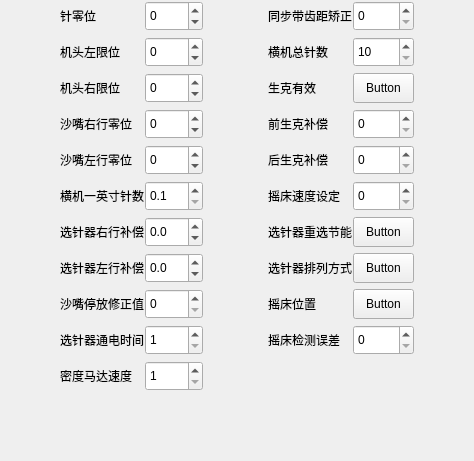
<?xml version="1.0" encoding="UTF-8"?>
<ui version="4.0">
 <class>FormXtcs</class>
 <widget class="QWidget" name="FormXtcs">
  <property name="geometry">
   <rect>
    <x>0</x>
    <y>0</y>
    <width>474</width>
    <height>461</height>
   </rect>
  </property>
  <property name="windowTitle">
   <string>Form</string>
  </property>
  <layout class="QHBoxLayout" name="horizontalLayout">
   <property name="spacing">
    <number>6</number>
   </property>
   <property name="margin">
    <number>1</number>
   </property>
   <item>
    <spacer name="horizontalSpacer_3">
     <property name="orientation">
      <enum>Qt::Horizontal</enum>
     </property>
     <property name="sizeHint" stdset="0">
      <size>
       <width>40</width>
       <height>20</height>
      </size>
     </property>
    </spacer>
   </item>
   <item>
    <layout class="QGridLayout" name="gridLayout">
     <property name="horizontalSpacing">
      <number>1</number>
     </property>
     <item row="0" column="1">
      <widget class="QLabel" name="label_10">
       <property name="sizePolicy">
        <sizepolicy hsizetype="Maximum" vsizetype="Preferred">
         <horstretch>0</horstretch>
         <verstretch>0</verstretch>
        </sizepolicy>
       </property>
       <property name="text">
        <string>针零位</string>
       </property>
      </widget>
     </item>
     <item row="1" column="1">
      <widget class="QLabel" name="label_14">
       <property name="sizePolicy">
        <sizepolicy hsizetype="Maximum" vsizetype="Preferred">
         <horstretch>0</horstretch>
         <verstretch>0</verstretch>
        </sizepolicy>
       </property>
       <property name="text">
        <string>机头左限位</string>
       </property>
      </widget>
     </item>
     <item row="2" column="1">
      <widget class="QLabel" name="label_31">
       <property name="sizePolicy">
        <sizepolicy hsizetype="Maximum" vsizetype="Preferred">
         <horstretch>0</horstretch>
         <verstretch>0</verstretch>
        </sizepolicy>
       </property>
       <property name="text">
        <string>机头右限位</string>
       </property>
      </widget>
     </item>
     <item row="3" column="1">
      <widget class="QLabel" name="label_28">
       <property name="sizePolicy">
        <sizepolicy hsizetype="Maximum" vsizetype="Preferred">
         <horstretch>0</horstretch>
         <verstretch>0</verstretch>
        </sizepolicy>
       </property>
       <property name="text">
        <string>沙嘴右行零位</string>
       </property>
      </widget>
     </item>
     <item row="4" column="1">
      <widget class="QLabel" name="label_9">
       <property name="sizePolicy">
        <sizepolicy hsizetype="Maximum" vsizetype="Preferred">
         <horstretch>0</horstretch>
         <verstretch>0</verstretch>
        </sizepolicy>
       </property>
       <property name="text">
        <string>沙嘴左行零位</string>
       </property>
      </widget>
     </item>
     <item row="5" column="1">
      <widget class="QLabel" name="label_7">
       <property name="sizePolicy">
        <sizepolicy hsizetype="Maximum" vsizetype="Preferred">
         <horstretch>0</horstretch>
         <verstretch>0</verstretch>
        </sizepolicy>
       </property>
       <property name="text">
        <string>横机一英寸针数</string>
       </property>
      </widget>
     </item>
     <item row="6" column="1">
      <widget class="QLabel" name="label">
       <property name="sizePolicy">
        <sizepolicy hsizetype="Maximum" vsizetype="Preferred">
         <horstretch>0</horstretch>
         <verstretch>0</verstretch>
        </sizepolicy>
       </property>
       <property name="text">
        <string>选针器右行补偿</string>
       </property>
      </widget>
     </item>
     <item row="7" column="1">
      <widget class="QLabel" name="label_4">
       <property name="sizePolicy">
        <sizepolicy hsizetype="Maximum" vsizetype="Preferred">
         <horstretch>0</horstretch>
         <verstretch>0</verstretch>
        </sizepolicy>
       </property>
       <property name="text">
        <string>选针器左行补偿</string>
       </property>
      </widget>
     </item>
     <item row="8" column="1">
      <widget class="QLabel" name="label_3">
       <property name="sizePolicy">
        <sizepolicy hsizetype="Maximum" vsizetype="Preferred">
         <horstretch>0</horstretch>
         <verstretch>0</verstretch>
        </sizepolicy>
       </property>
       <property name="text">
        <string>沙嘴停放修正值</string>
       </property>
      </widget>
     </item>
     <item row="11" column="1">
      <spacer name="verticalSpacer">
       <property name="orientation">
        <enum>Qt::Vertical</enum>
       </property>
       <property name="sizeHint" stdset="0">
        <size>
         <width>20</width>
         <height>40</height>
        </size>
       </property>
      </spacer>
     </item>
     <item row="0" column="2">
      <widget class="QSpinBox" name="_01_spinBox">
       <property name="minimumSize">
        <size>
         <width>0</width>
         <height>30</height>
        </size>
       </property>
       <property name="minimum">
        <number>-2000</number>
       </property>
       <property name="maximum">
        <number>2000</number>
       </property>
       <property name="singleStep">
        <number>10</number>
       </property>
       <property name="index" stdset="0">
        <UInt>0</UInt>
       </property>
      </widget>
     </item>
     <item row="1" column="2">
      <widget class="QSpinBox" name="_02_spinBox">
       <property name="minimumSize">
        <size>
         <width>0</width>
         <height>30</height>
        </size>
       </property>
       <property name="minimum">
        <number>-2000</number>
       </property>
       <property name="maximum">
        <number>2000</number>
       </property>
       <property name="singleStep">
        <number>10</number>
       </property>
       <property name="index" stdset="0">
        <UInt>1</UInt>
       </property>
      </widget>
     </item>
     <item row="2" column="2">
      <widget class="QSpinBox" name="_03_spinBox">
       <property name="minimumSize">
        <size>
         <width>0</width>
         <height>30</height>
        </size>
       </property>
       <property name="minimum">
        <number>-2000</number>
       </property>
       <property name="maximum">
        <number>2000</number>
       </property>
       <property name="singleStep">
        <number>10</number>
       </property>
       <property name="index" stdset="0">
        <UInt>2</UInt>
       </property>
      </widget>
     </item>
     <item row="3" column="2">
      <widget class="QSpinBox" name="_04_spinBox">
       <property name="minimumSize">
        <size>
         <width>0</width>
         <height>30</height>
        </size>
       </property>
       <property name="minimum">
        <number>-2000</number>
       </property>
       <property name="maximum">
        <number>2000</number>
       </property>
       <property name="singleStep">
        <number>10</number>
       </property>
       <property name="index" stdset="0">
        <UInt>3</UInt>
       </property>
      </widget>
     </item>
     <item row="4" column="2">
      <widget class="QSpinBox" name="_05_spinBox">
       <property name="minimumSize">
        <size>
         <width>0</width>
         <height>30</height>
        </size>
       </property>
       <property name="minimum">
        <number>-2000</number>
       </property>
       <property name="maximum">
        <number>2000</number>
       </property>
       <property name="singleStep">
        <number>10</number>
       </property>
       <property name="index" stdset="0">
        <UInt>4</UInt>
       </property>
      </widget>
     </item>
     <item row="8" column="2">
      <widget class="QSpinBox" name="_09_spinBox">
       <property name="minimumSize">
        <size>
         <width>0</width>
         <height>30</height>
        </size>
       </property>
       <property name="maximum">
        <number>19</number>
       </property>
       <property name="index" stdset="0">
        <UInt>8</UInt>
       </property>
      </widget>
     </item>
     <item row="9" column="1">
      <widget class="QLabel" name="label_5">
       <property name="sizePolicy">
        <sizepolicy hsizetype="Maximum" vsizetype="Preferred">
         <horstretch>0</horstretch>
         <verstretch>0</verstretch>
        </sizepolicy>
       </property>
       <property name="text">
        <string>选针器通电时间</string>
       </property>
      </widget>
     </item>
     <item row="10" column="1">
      <widget class="QLabel" name="label_26">
       <property name="sizePolicy">
        <sizepolicy hsizetype="Maximum" vsizetype="Preferred">
         <horstretch>0</horstretch>
         <verstretch>0</verstretch>
        </sizepolicy>
       </property>
       <property name="text">
        <string>密度马达速度</string>
       </property>
      </widget>
     </item>
     <item row="10" column="2">
      <widget class="QSpinBox" name="_11_spinBox">
       <property name="minimumSize">
        <size>
         <width>0</width>
         <height>30</height>
        </size>
       </property>
       <property name="minimum">
        <number>1</number>
       </property>
       <property name="maximum">
        <number>10</number>
       </property>
       <property name="index" stdset="0">
        <UInt>10</UInt>
       </property>
      </widget>
     </item>
     <item row="9" column="2">
      <widget class="QSpinBox" name="_10_spinBox">
       <property name="minimumSize">
        <size>
         <width>0</width>
         <height>30</height>
        </size>
       </property>
       <property name="minimum">
        <number>1</number>
       </property>
       <property name="maximum">
        <number>5</number>
       </property>
       <property name="index" stdset="0">
        <UInt>9</UInt>
       </property>
      </widget>
     </item>
     <item row="5" column="2">
      <widget class="QDoubleSpinBox" name="_06_doubleSpinBox">
       <property name="minimumSize">
        <size>
         <width>0</width>
         <height>30</height>
        </size>
       </property>
       <property name="decimals">
        <number>1</number>
       </property>
       <property name="minimum">
        <double>0.100000000000000</double>
       </property>
       <property name="maximum">
        <double>16.000000000000000</double>
       </property>
       <property name="singleStep">
        <double>0.100000000000000</double>
       </property>
       <property name="index" stdset="0">
        <UInt>5</UInt>
       </property>
      </widget>
     </item>
     <item row="6" column="2">
      <widget class="QDoubleSpinBox" name="_07_doubleSpinBox">
       <property name="minimumSize">
        <size>
         <width>0</width>
         <height>30</height>
        </size>
       </property>
       <property name="decimals">
        <number>1</number>
       </property>
       <property name="minimum">
        <double>-7.900000000000000</double>
       </property>
       <property name="maximum">
        <double>7.900000000000000</double>
       </property>
       <property name="singleStep">
        <double>0.100000000000000</double>
       </property>
       <property name="index" stdset="0">
        <UInt>6</UInt>
       </property>
      </widget>
     </item>
     <item row="7" column="2">
      <widget class="QDoubleSpinBox" name="_08_doubleSpinBox">
       <property name="minimumSize">
        <size>
         <width>0</width>
         <height>30</height>
        </size>
       </property>
       <property name="decimals">
        <number>1</number>
       </property>
       <property name="minimum">
        <double>-7.900000000000000</double>
       </property>
       <property name="maximum">
        <double>7.900000000000000</double>
       </property>
       <property name="singleStep">
        <double>0.100000000000000</double>
       </property>
       <property name="index" stdset="0">
        <UInt>7</UInt>
       </property>
      </widget>
     </item>
    </layout>
   </item>
   <item>
    <spacer name="horizontalSpacer_2">
     <property name="orientation">
      <enum>Qt::Horizontal</enum>
     </property>
     <property name="sizeHint" stdset="0">
      <size>
       <width>40</width>
       <height>20</height>
      </size>
     </property>
    </spacer>
   </item>
   <item>
    <layout class="QGridLayout" name="gridLayout_2">
     <property name="horizontalSpacing">
      <number>1</number>
     </property>
     <item row="2" column="0">
      <widget class="QLabel" name="label_2">
       <property name="sizePolicy">
        <sizepolicy hsizetype="Maximum" vsizetype="Preferred">
         <horstretch>0</horstretch>
         <verstretch>0</verstretch>
        </sizepolicy>
       </property>
       <property name="text">
        <string>同步带齿距矫正</string>
       </property>
      </widget>
     </item>
     <item row="3" column="0">
      <widget class="QLabel" name="label_8">
       <property name="sizePolicy">
        <sizepolicy hsizetype="Maximum" vsizetype="Preferred">
         <horstretch>0</horstretch>
         <verstretch>0</verstretch>
        </sizepolicy>
       </property>
       <property name="text">
        <string>横机总针数</string>
       </property>
      </widget>
     </item>
     <item row="4" column="0">
      <widget class="QLabel" name="label_22">
       <property name="sizePolicy">
        <sizepolicy hsizetype="Maximum" vsizetype="Preferred">
         <horstretch>0</horstretch>
         <verstretch>0</verstretch>
        </sizepolicy>
       </property>
       <property name="text">
        <string>生克有效</string>
       </property>
      </widget>
     </item>
     <item row="4" column="1">
      <widget class="QPushButton" name="_14_pushButton">
       <property name="sizePolicy">
        <sizepolicy hsizetype="Ignored" vsizetype="Fixed">
         <horstretch>0</horstretch>
         <verstretch>0</verstretch>
        </sizepolicy>
       </property>
       <property name="minimumSize">
        <size>
         <width>0</width>
         <height>30</height>
        </size>
       </property>
       <property name="text">
        <string>Button</string>
       </property>
       <property name="checkable">
        <bool>true</bool>
       </property>
       <property name="index" stdset="0">
        <UInt>13</UInt>
       </property>
      </widget>
     </item>
     <item row="5" column="0">
      <widget class="QLabel" name="label_21">
       <property name="sizePolicy">
        <sizepolicy hsizetype="Maximum" vsizetype="Preferred">
         <horstretch>0</horstretch>
         <verstretch>0</verstretch>
        </sizepolicy>
       </property>
       <property name="text">
        <string>前生克补偿</string>
       </property>
      </widget>
     </item>
     <item row="6" column="0">
      <widget class="QLabel" name="label_19">
       <property name="sizePolicy">
        <sizepolicy hsizetype="Maximum" vsizetype="Preferred">
         <horstretch>0</horstretch>
         <verstretch>0</verstretch>
        </sizepolicy>
       </property>
       <property name="text">
        <string>后生克补偿</string>
       </property>
      </widget>
     </item>
     <item row="7" column="0">
      <widget class="QLabel" name="label_24">
       <property name="sizePolicy">
        <sizepolicy hsizetype="Maximum" vsizetype="Preferred">
         <horstretch>0</horstretch>
         <verstretch>0</verstretch>
        </sizepolicy>
       </property>
       <property name="text">
        <string>摇床速度设定</string>
       </property>
      </widget>
     </item>
     <item row="8" column="0">
      <widget class="QLabel" name="label_6">
       <property name="sizePolicy">
        <sizepolicy hsizetype="Maximum" vsizetype="Preferred">
         <horstretch>0</horstretch>
         <verstretch>0</verstretch>
        </sizepolicy>
       </property>
       <property name="text">
        <string>选针器重选节能</string>
       </property>
      </widget>
     </item>
     <item row="12" column="0">
      <spacer name="verticalSpacer_2">
       <property name="orientation">
        <enum>Qt::Vertical</enum>
       </property>
       <property name="sizeHint" stdset="0">
        <size>
         <width>20</width>
         <height>40</height>
        </size>
       </property>
      </spacer>
     </item>
     <item row="2" column="1">
      <widget class="QSpinBox" name="_12_spinBox">
       <property name="minimumSize">
        <size>
         <width>0</width>
         <height>30</height>
        </size>
       </property>
       <property name="maximum">
        <number>65535</number>
       </property>
       <property name="index" stdset="0">
        <UInt>11</UInt>
       </property>
      </widget>
     </item>
     <item row="3" column="1">
      <widget class="QSpinBox" name="_13_spinBox">
       <property name="minimumSize">
        <size>
         <width>0</width>
         <height>30</height>
        </size>
       </property>
       <property name="minimum">
        <number>10</number>
       </property>
       <property name="maximum">
        <number>1000</number>
       </property>
       <property name="index" stdset="0">
        <UInt>12</UInt>
       </property>
      </widget>
     </item>
     <item row="5" column="1">
      <widget class="QSpinBox" name="_15_spinBox">
       <property name="minimumSize">
        <size>
         <width>0</width>
         <height>30</height>
        </size>
       </property>
       <property name="maximum">
        <number>128</number>
       </property>
       <property name="index" stdset="0">
        <UInt>14</UInt>
       </property>
      </widget>
     </item>
     <item row="6" column="1">
      <widget class="QSpinBox" name="_16_spinBox">
       <property name="minimumSize">
        <size>
         <width>0</width>
         <height>30</height>
        </size>
       </property>
       <property name="maximum">
        <number>128</number>
       </property>
       <property name="index" stdset="0">
        <UInt>15</UInt>
       </property>
      </widget>
     </item>
     <item row="7" column="1">
      <widget class="QSpinBox" name="_17_spinBox">
       <property name="minimumSize">
        <size>
         <width>0</width>
         <height>30</height>
        </size>
       </property>
       <property name="maximum">
        <number>100</number>
       </property>
       <property name="index" stdset="0">
        <UInt>16</UInt>
       </property>
      </widget>
     </item>
     <item row="9" column="0">
      <widget class="QLabel" name="label_23">
       <property name="sizePolicy">
        <sizepolicy hsizetype="Maximum" vsizetype="Preferred">
         <horstretch>0</horstretch>
         <verstretch>0</verstretch>
        </sizepolicy>
       </property>
       <property name="text">
        <string>选针器排列方式</string>
       </property>
      </widget>
     </item>
     <item row="9" column="1">
      <widget class="QPushButton" name="_19_pushButton">
       <property name="sizePolicy">
        <sizepolicy hsizetype="Ignored" vsizetype="Fixed">
         <horstretch>0</horstretch>
         <verstretch>0</verstretch>
        </sizepolicy>
       </property>
       <property name="minimumSize">
        <size>
         <width>0</width>
         <height>30</height>
        </size>
       </property>
       <property name="text">
        <string>Button</string>
       </property>
       <property name="checkable">
        <bool>true</bool>
       </property>
       <property name="index" stdset="0">
        <UInt>18</UInt>
       </property>
      </widget>
     </item>
     <item row="10" column="0">
      <widget class="QLabel" name="label_18">
       <property name="sizePolicy">
        <sizepolicy hsizetype="Maximum" vsizetype="Preferred">
         <horstretch>0</horstretch>
         <verstretch>0</verstretch>
        </sizepolicy>
       </property>
       <property name="text">
        <string>摇床位置</string>
       </property>
      </widget>
     </item>
     <item row="10" column="1">
      <widget class="QPushButton" name="_20_pushButton">
       <property name="sizePolicy">
        <sizepolicy hsizetype="Ignored" vsizetype="Fixed">
         <horstretch>0</horstretch>
         <verstretch>0</verstretch>
        </sizepolicy>
       </property>
       <property name="minimumSize">
        <size>
         <width>0</width>
         <height>30</height>
        </size>
       </property>
       <property name="text">
        <string>Button</string>
       </property>
       <property name="checkable">
        <bool>true</bool>
       </property>
       <property name="index" stdset="0">
        <UInt>19</UInt>
       </property>
      </widget>
     </item>
     <item row="11" column="0">
      <widget class="QLabel" name="label_20">
       <property name="sizePolicy">
        <sizepolicy hsizetype="Maximum" vsizetype="Preferred">
         <horstretch>0</horstretch>
         <verstretch>0</verstretch>
        </sizepolicy>
       </property>
       <property name="text">
        <string>摇床检测误差</string>
       </property>
      </widget>
     </item>
     <item row="11" column="1">
      <widget class="QSpinBox" name="_21_spinBox">
       <property name="minimumSize">
        <size>
         <width>0</width>
         <height>30</height>
        </size>
       </property>
       <property name="maximum">
        <number>100</number>
       </property>
       <property name="index" stdset="0">
        <UInt>20</UInt>
       </property>
      </widget>
     </item>
     <item row="8" column="1">
      <widget class="QPushButton" name="_18_pushButton">
       <property name="sizePolicy">
        <sizepolicy hsizetype="Ignored" vsizetype="Fixed">
         <horstretch>0</horstretch>
         <verstretch>0</verstretch>
        </sizepolicy>
       </property>
       <property name="minimumSize">
        <size>
         <width>0</width>
         <height>30</height>
        </size>
       </property>
       <property name="text">
        <string>Button</string>
       </property>
       <property name="checkable">
        <bool>true</bool>
       </property>
       <property name="index" stdset="0">
        <UInt>17</UInt>
       </property>
      </widget>
     </item>
    </layout>
   </item>
   <item>
    <spacer name="horizontalSpacer">
     <property name="orientation">
      <enum>Qt::Horizontal</enum>
     </property>
     <property name="sizeHint" stdset="0">
      <size>
       <width>40</width>
       <height>20</height>
      </size>
     </property>
    </spacer>
   </item>
  </layout>
 </widget>
 <resources/>
 <connections/>
</ui>
